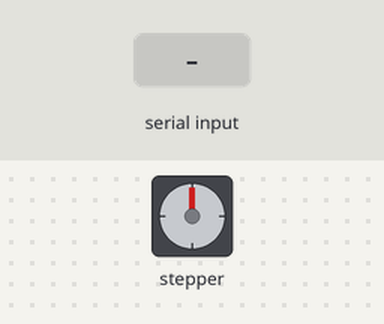
Bench run of a sketch on a simulated Arduino Uno, built with avr-gcc and run on an emulated ATmega328P. Shown: stepper motor. Inputs (shaded band) come from the test bench. Stepper angles assume 2048 steps per turn; what the sketch prints to the serial monitor is not drawn.

Above: at 1.2 s.
1.3 s: "90,45\n" received over Serial
At 1.75 s:
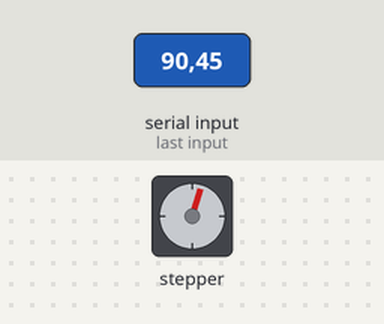
At 4.1 s:
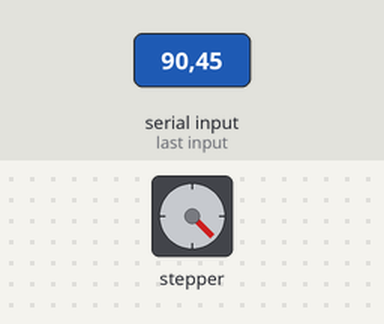
4.3 s: "30,150\n" received over Serial
At 4.96 s:
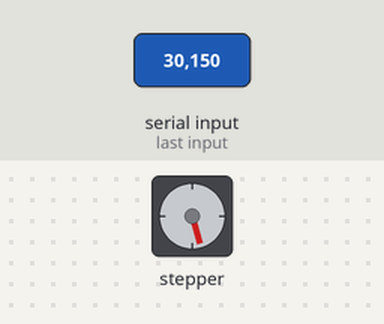
7.3 s: "200\n" received over Serial
Timing chart, 0 to 12.3 s (numbered marks = the images above; inputs shaded):
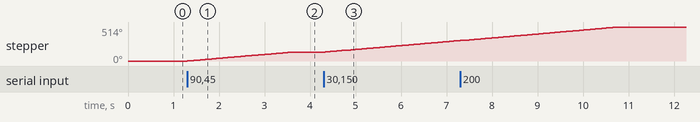

Measured:
- after the input at 1.3 s, stepper: turns 135° clockwise in 2.3 s, starting at once
- after the input at 4.3 s, stepper: keeps turning clockwise at about 59°/s, starting at once

The sketch:

example2.ino
```cpp
// 360도 회전하려면 2048 스텝이 필요.
// 아두이노 디지털 8,9,10,11번 핀을
// 스테퍼모터 IN1,IN3,IN2,IN4에 연결
// 인스턴스 생성시 1-3-2-4 순서로 대응되는 핀 번호 입력
// 구동방식 : 2상 여자방식
// 시리얼통신으로 모터 제어

#include <Stepper.h>
const int stepsPerRevolution = 2048;
const int IN1=8, IN2=9, IN3=10, IN4=11;
int steps = 2048; // step to rotate ( full circle)
Stepper motor(stepsPerRevolution,IN1,IN3,IN2,IN4);

void setup() {
  // put your setup code here, to run once:
  while(!Serial); // wait until serial is ready
  Serial.begin(9600);
  motor.setSpeed(10); // 스텝모터 속도를 10RPM으로 설정
  Serial.println("회전각도 입력(DEG):");
}
void loop() {
  // put your main code here, to run repeatedly:
  if(Serial.available()){
    int val = Serial.parseInt(); // 회전각 (-360~360) int형으로 읽기
    Serial.println(val);
    val = map(val,-360,360,-stepsPerRevolution,stepsPerRevolution);
    motor.step(val);

    delay(50);
  }
}
```
